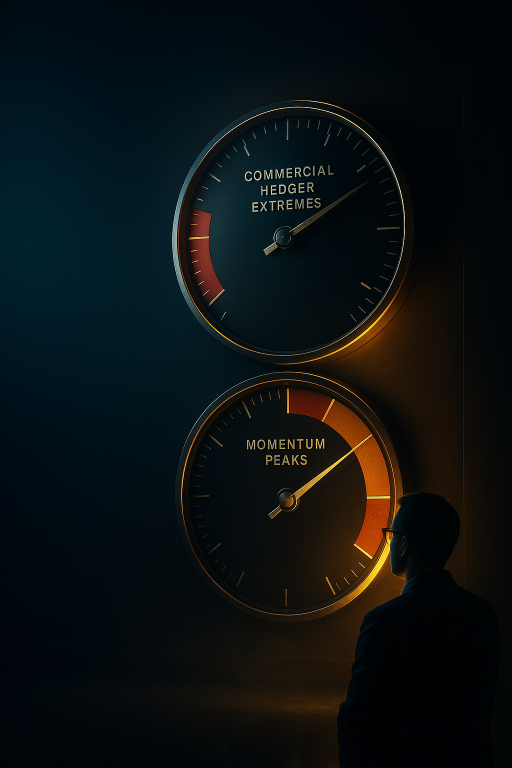
#> input picture strategy-cards/006-wpr/scene.png, 1024 x 1536 px, found by its file name (shown at 1/2 size)
$ python compose_full.py
#> lines starting #> are read from the running program, lines starting #| are printed output that depends on the picture
#!/usr/bin/env python3
"""
TRUE HYBRID compositor — AI text-free backdrop + 100% code-drawn text/panels/logo.
Guarantees: no text cuts, no duplicates, perfect spelling, real Viprasol logo.
Rich styling: metallic title, glassmorphic glowing panels, drawn icons, scrims.
Usage: python compose_full.py 034-tsmom
"""
import sys, pathlib, math, json
from PIL import Image, ImageDraw, ImageFont, ImageFilter

ROOT = pathlib.Path(__file__).parent
# Each strategy lives in its OWN folder: strategy-cards/<sid>/{scene.png, card.png, card-45.png, captions.json}
# No shared output/ — keeps every strategy self-contained, zero confusion.
LOGO = r"C:\Users\viprasol\Desktop\viprasol-website\assets\images\logo.png"
F    = r"C:\Windows\Fonts"
W, H = 1024, 1536

# palette
WHITE = (236, 241, 245)
TEAL  = (64, 214, 206)
TEALD = (28, 150, 150)
GOLD  = (232, 184, 92)
GREY  = (150, 163, 173)
LGREY = (206, 214, 221)
RED   = (235, 96, 96)
GREEN = (76, 210, 132)

# [5 lines left out: function bz, not called in this run]
def arial(size, bold=False):
    return ImageFont.truetype(f"{F}\\{'arialbd' if bold else 'arial'}.ttf", size)

COND_B  = lambda s: bz("Bold Condensed", s)
COND_SB = lambda s: bz("SemiBold Condensed", s)
COND    = lambda s: bz("Condensed", s)

# ---------- helpers ----------
def vgrad_scrim(size, c, a_top, a_bot):
#> called with size = (1024, 470), c = (3, 8, 13), a_top = 232, a_bot = 40
    w, h = size
    g = Image.new("L", (1, h))
    for y in range(h):
        g.putpixel((0, y), int(a_top + (a_bot - a_top) * y / max(1, h - 1)))
    a = g.resize((w, h))
    img = Image.new("RGBA", (w, h), c + (0,))
    img.putalpha(a)
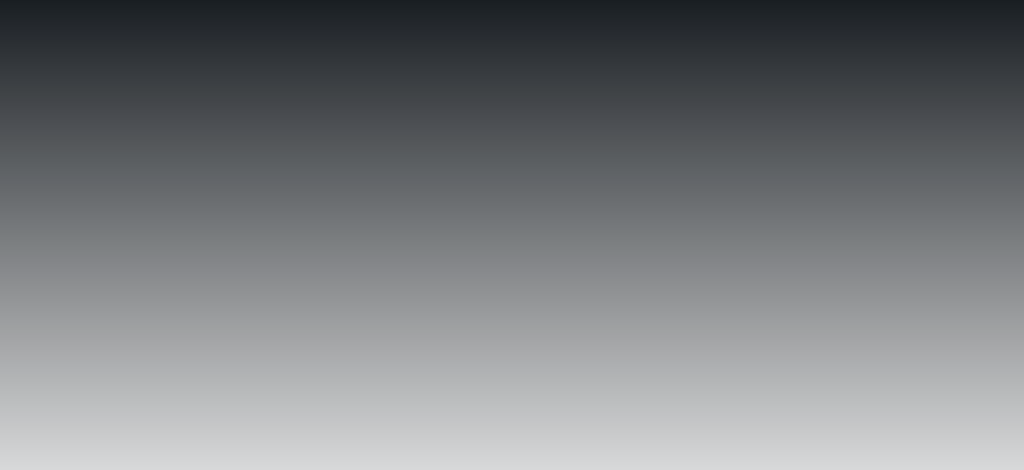
#> img: PIL image 1024x470 RGBA; mean R, G, B, A 3, 8, 13, 135.5; transparent parts drawn white
    return img

def hgrad_scrim(size, c, a_left, a_right):
#> called with size = (520, 650), c = (3, 8, 13), a_left = 224, a_right = 0
    w, h = size
    g = Image.new("L", (w, 1))
    for x in range(w):
        g.putpixel((x, 0), int(a_left + (a_right - a_left) * x / max(1, w - 1)))
    a = g.resize((w, h))
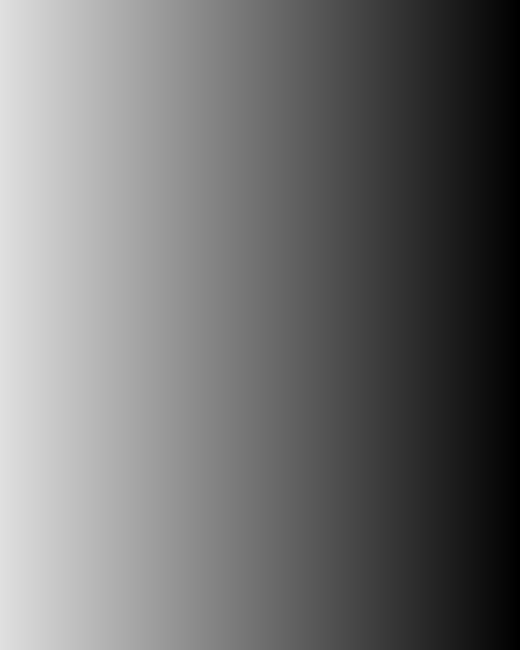
#> a: PIL image 520x650 L; min 0, max 224, mean 111.5
    img = Image.new("RGBA", (w, h), c + (0,))
#> img: PIL image 520x650 RGBA
    img.putalpha(a)
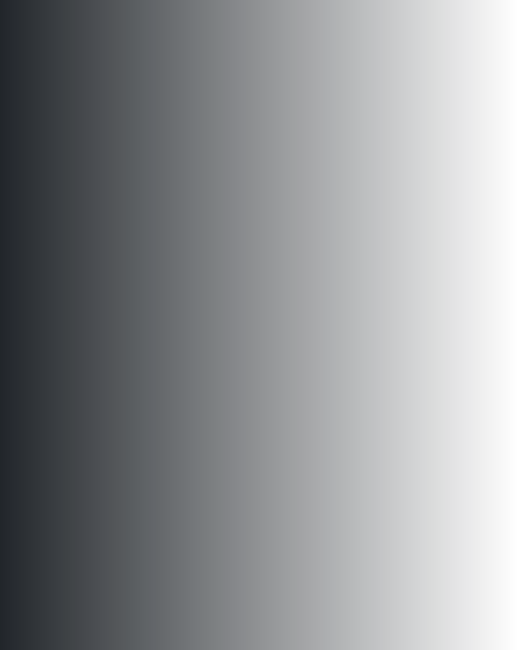
#> img: PIL image 520x650 RGBA; mean R, G, B, A 3, 8, 13, 111.5; transparent parts drawn white
    return img

# [96 lines left out: functions tracked, metallic_text, glass_panel, icon_box, i_trend, i_scale and 4 more, not called in this run]

def check(d, x, y, r=11):
    d.ellipse([x,y,x+2*r,y+2*r], outline=GREEN, width=3)
    d.line([(x+r*0.55,y+r),(x+r*0.9,y+r*1.4),(x+r*1.5,y+r*0.6)], fill=GREEN, width=3, joint="curve")

# ---------- data ----------
STRATS = {
    "034-tsmom": {
        "tier": "TIER 1 · ELITE",
        "h1": "STOP CHASING NOISE.",
        "h2": [("FOLLOW THE ", WHITE), ("TREND.", TEAL)],
        "tag": "LET THE DATA DECIDE — LONG, SHORT, OR FLAT.",
        "kicker": "THE PEER-REVIEWED BACKBONE OF TREND-FOLLOWING",
        "title": "TIME-SERIES MOMENTUM",
        "sub": "ANALYZE   ·   RANK   ·   SIZE   ·   REBALANCE",
        "features": [
            (i_trend,  "12-MONTH SIGNAL", "Trade the sign of the past year's return"),
            (i_scale,  "INVERSE-VOL SIZING", "Every position scaled to equal risk"),
            (i_globe,  "GLOBAL DIVERSIFICATION", "Commodities, equities, bonds & FX"),
            (i_refresh,"MONTHLY REBALANCE", "Fully mechanical, zero discretion"),
            (i_shield, "PEER-REVIEWED", "Journal of Financial Economics, 2012"),
            (i_clock,  "A CENTURY STUDIED", "Researched across 140+ years of data"),
        ],
        "stats": [
            ("12 / 1", "MONTH LOOKBACK  ·  HOLD", TEAL),
            ("58",     "GLOBAL FUTURES MARKETS", TEAL),
            ("4",      "ASSET CLASSES", GOLD),
        ],
        "decision": ("100% SYSTEMATIC", "NO FORECASTING  ·  NO EMOTION"),
        "why": ["SYSTEMATIC", "DIVERSIFIED", "RISK-SCALED", "MECHANICAL", "RESEARCHED"],
        "evidence_h": "BUILT ON EVIDENCE, NOT OPINION.",
        "evidence": ["Peer-reviewed — JFE, 2012", "58 markets, 4 asset classes",
                     "Studied across 140+ years of data", "One mechanical rulebook"],
        "cta1": "WANT THE COMPLETE ALGO + RESEARCH FILE?",
        "cta2": "DM VIPRASOL  \"TREND\"  —  let's build it",
        "disclaimer": ("Strategy logic documented in Moskowitz, Ooi & Pedersen (2012), Journal of Financial Economics. "
                       "Shared for education and research reference only — not investment advice. 1 of 440 in our research library."),
    },
    "035-xsmom": {
        "tier": "TIER 1 · ELITE",
        "h1": "BUY THE WINNERS.",
        "h2": [("SHORT THE ", WHITE), ("LOSERS.", GOLD)],
        "tag": "RELATIVE STRENGTH — RANKED, NOT GUESSED.",
        "kicker": "THE FACTOR THAT BROKE THE EFFICIENT MARKET HYPOTHESIS",
        "title": "CROSS-SECTIONAL MOMENTUM",
        "sub": "RANK   ·   SORT   ·   LONG-SHORT   ·   REBALANCE",
        "features": [
            (i_trend,  "6-MONTH FORMATION", "Rank each stock by trailing 6-month return"),
            (i_scale,  "DECILE LONG-SHORT", "Long top 10% winners, short bottom 10% losers"),
            (i_refresh,"SKIP THE LAST MONTH", "Avoid short-term reversal & bid-ask noise"),
            (i_globe,  "OVERLAPPING COHORTS", "Six rolling baskets — only 1/6 turns each month"),
            (i_shield, "PEER-REVIEWED", "Journal of Finance, 1993 · JFE, 2016"),
            (i_clock,  "REPLICATED GLOBALLY", "Equities, currencies, commodities & bonds"),
        ],
        "stats": [
            ("6 / 6", "MONTH FORMATION  ·  HOLD", TEAL),
            ("10",    "DECILE LONG-SHORT CUT", TEAL),
            ("4×4",   "PARAMETER GRID TESTED", GOLD),
        ],
        "decision": ("DOLLAR-NEUTRAL", "LONG-SHORT  ·  MONTHLY REBALANCE"),
        "why": ["RANKED", "RELATIVE", "DOLLAR-NEUTRAL", "MECHANICAL", "REPLICATED"],
        "evidence_h": "BUILT ON EVIDENCE, NOT OPINION.",
        "evidence": ["Jegadeesh & Titman — JF, 1993", "Out-of-sample confirmed — JF, 2001",
                     "Standardized as Carhart UMD factor", "Crash-managed variants doubled risk-adjusted profile"],
        "cta1": "WANT THE COMPLETE ALGO + RESEARCH FILE?",
        "cta2": "DM VIPRASOL  \"WINNERS\"  —  let's build it",
        "disclaimer": ("Strategy logic documented in Jegadeesh & Titman (1993), Journal of Finance, with crash-management refinements in Daniel & Moskowitz (2016), JFE. "
                       "Shared for education and research reference only — not investment advice. 1 of 440 in our research library."),
    },
}

ICONS = {"trend": i_trend, "scale": i_scale, "globe": i_globe, "refresh": i_refresh, "shield": i_shield, "clock": i_clock}
COLORS = {"TEAL": TEAL, "GOLD": GOLD, "GREEN": GREEN, "WHITE": WHITE}

# [20 lines left out: function _from_json, not called in this run]

def _load_strategy(sid):
    if sid in STRATS: return STRATS[sid]
    js = ROOT / "strategies.json"
    if js.exists():
        for e in json.loads(js.read_text(encoding="utf-8")):
            if e["sid"] == sid: return _from_json(e)
    raise KeyError(f"strategy '{sid}' not in STRATS dict or strategies.json")

def compose(sid):
    s = _load_strategy(sid)
    strat_dir = ROOT / sid
    strat_dir.mkdir(exist_ok=True)
    base = Image.open(strat_dir / "scene.png").convert("RGBA").resize((W, H))

    # scrims for legibility
    base.alpha_composite(vgrad_scrim((W, 470), (3,8,13), 232, 40), (0, 0))            # top
    base.alpha_composite(hgrad_scrim((520, 650), (3,8,13), 224, 0), (0, 455))         # left col
    base.alpha_composite(vgrad_scrim((W, 120), (3,8,13), 0, 235), (0, 1070))          # bottom fade
#> call 2 of vgrad_scrim, with size = (1024, 120), c = (3, 8, 13), a_top = 0, a_bot = 235
#> in vgrad_scrim (call 2), `a = g.resize((w, h))`:
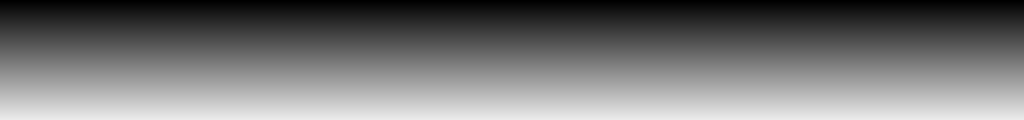
#> a: PIL image 1024x120 L; min 0, max 235, mean 117
#> in vgrad_scrim (call 2), `img.putalpha(a)`:
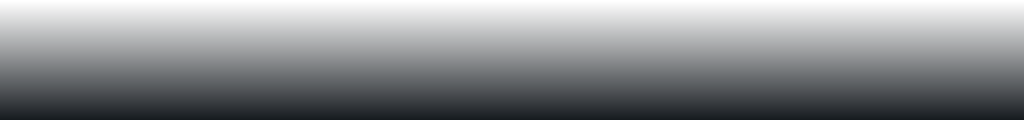
#> img: PIL image 1024x120 RGBA; mean R, G, B, A 3, 8, 13, 117; transparent parts drawn white
    bottom = Image.new("RGBA", (W, 360), (3,8,13,240)); base.alpha_composite(bottom, (0, 1185))
#> after `bottom = Image.new('RGBA', (W, 360), (3, 8, 13, 240))`:
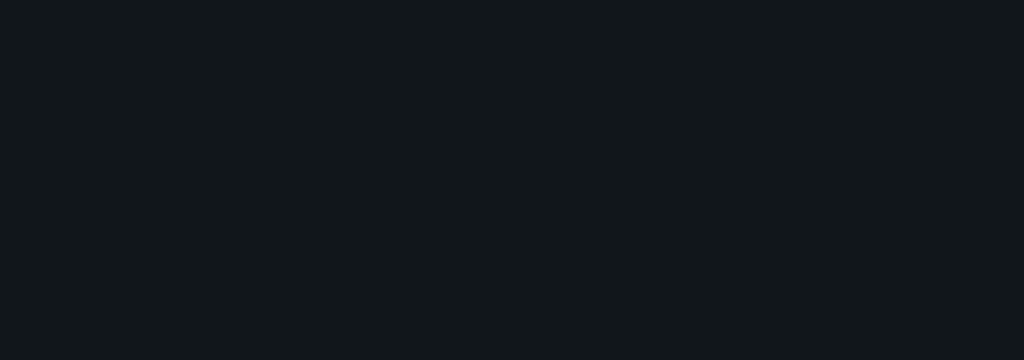
#> bottom: PIL image 1024x360 RGBA; mean R, G, B, A 3, 8, 13, 240; transparent parts drawn white
#> after `base.alpha_composite(bottom, (0, 1185))`:
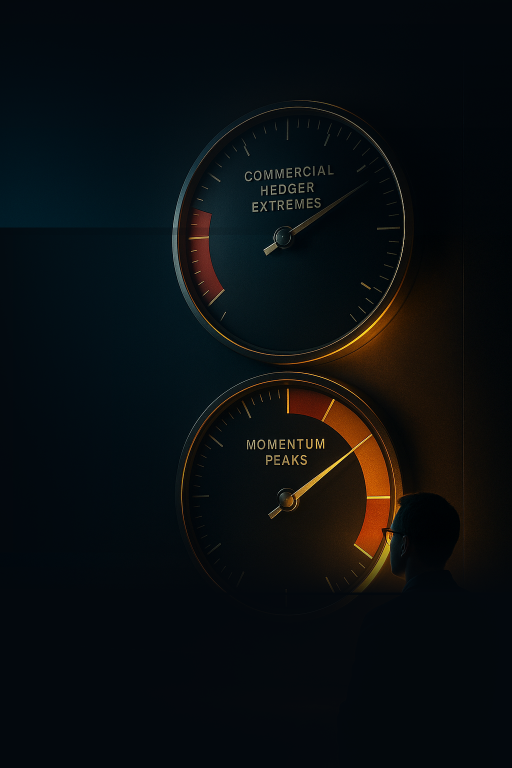
#> base: PIL image 1024x1536 RGBA (shown at 1/2 size); mean R, G, B, A 9.9, 14, 16.1, 255

    d = ImageDraw.Draw(base)
    cx = W // 2

    # ---- header ----
#> (the run stopped early here; a loop or call above may not have finished)
